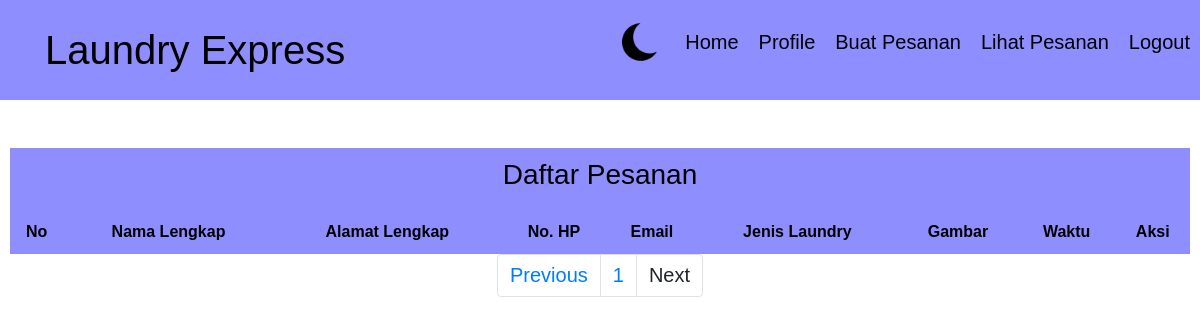
Page /tabel-pesanan.php?halaman=3 (signed in) on the earlier database version.
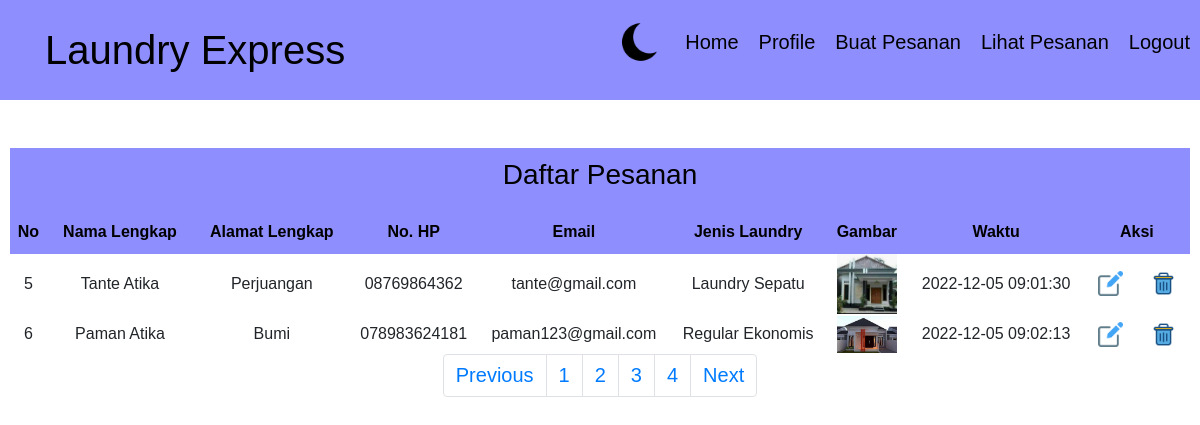
Same page on the later database version.
### tables this page shows
CREATE TABLE `gambar` (
  `id_gambar` int(11) NOT NULL,
  `id` int(11) NOT NULL,
  `nama_file` varchar(64) NOT NULL,
  `file` varchar(64) NOT NULL,
  `waktu` datetime NOT NULL
);

CREATE TABLE `laundry` (
  `id` int(11) NOT NULL,
  `id_user` int(11) NOT NULL,
  `nama` varchar(100) NOT NULL,
  `alamat` text NOT NULL,
  `telpon` varchar(25) NOT NULL,
  `email` varchar(100) NOT NULL,
  `jenis` varchar(100) NOT NULL
);

### tabel-pesanan.php (the view, shortened to what this page needs)
<?php
require "koneksi.php";
$id_user = $_SESSION['id_user'];
?>
<!DOCTYPE html>
<html lang="en">
<head>
    <link rel="stylesheet" href="css/styleData.css">
    <link rel="stylesheet" href="css/stylesheet.css">
    <link rel="stylesheet" href="css/styleSearch.css">
<link rel="stylesheet" type="text/css" href="https://cdnjs.cloudflare.com/ajax/libs/twitter-bootstrap/4.1.3/css/bootstrap.min.css">
</head>
<body>
    <div class="header">
        <div class="nama-header">Laundry Express</div>
        <div class="list-header">
            <ul>
                <li><button id="switch"><img src="images/night-mode.png" width="50px" height="50px"></button></li>
                <li><a href="http://localhost/PA_WEB/beranda.php" style="text-decoration: none;">Home</a></li>
                <li><a href="profile.php" style="text-decoration: none;">Profile</a></li>
                <li><a href="pesan.php" style="text-decoration: none;">Buat Pesanan</a></li>
                <li><a href="tabel-pesanan.php" style="text-decoration: none;">Lihat Pesanan</a></li>
                <li><a href="logout.php" style="text-decoration: none;">Logout</a></li>
            </ul>
        </div>
    </div>
    <br><br>
    <div class="tabel center" style="overflow-x: auto;">
        <table id="laundry" class="display" width="100%" cellspacing="0">
            <thead>
                <tr>
                    <th colspan="10" class="thead">
                        <h3 class="daftar">Daftar Pesanan</h3>
                    </th>
                </tr>
                <tr>
                    <th>No</th>
                    <th nowrap>Nama Lengkap</th>
                    <th>Alamat Lengkap</th>
                    <th>No. HP</th>
                    <th>Email</th>
                    <th>Jenis Laundry</th>
                    <th>Gambar</th>
                    <th>Waktu</th>
                    <th colspan="2">Aksi</th>
                </tr>
            </thead>
            <tbody>
                <?php
                $batas = 2;
                $halaman = isset($_GET['halaman'])?(int)$_GET['halaman'] : 1;
                $halaman_awal = ($halaman>1) ? ($halaman * $batas) - $batas : 0;
                $previous = $halaman - 1;
                $next = $halaman + 1;
                $data = mysqli_query($db, "SELECT * FROM laundry INNER JOIN gambar ON laundry.id=gambar.id WHERE id_user=$id_user" );
                $jumlah_data = mysqli_num_rows($data);
                $total_halaman = ceil($jumlah_data / $batas);
                $data_laundry = mysqli_query($db,"SELECT * FROM laundry INNER JOIN gambar ON laundry.id=gambar.id WHERE id_user=$id_user limit $halaman_awal, $batas");
                $nomor = $halaman_awal+1;
                while ($row = mysqli_fetch_assoc($data_laundry)) {
                ?>
                <tr>
                    <td><?= $nomor++ ?></td>
                    <td nowrap><?=$row['nama'];?></td>
                    <td><?=$row['alamat'];?></td>
                    <td><?=$row['telpon'];?></td>
                    <td><?=$row['email'];?></td>
                    <td><?=$row['jenis'];?></td>
                    <td><img src="gambar/<?=$row['file'];?>" width="60px" ></td>
                    <td><?=$row['waktu'];?></td>
                    <td class="edit">
                        <a href="edit.php?id=<?=$row['id']?>">
                            <img src="images/edit.png" width="25px" height="25px">
                        </a>
                    </td>
                    <td class="hapus">
                        <a href="hapus.php?id=<?=$row['id']?>" onclick="return confirm('Apakah Data akan dihapus')" >
                            <img src="images/trash-can.png" width="25px" height="25px">
                        </a>
                    </td>
                </tr>
                <?php
                }?>
            </tbody>
        </table>
		<nav>
			<ul class="pagination justify-content-center">
				<li class="page-item">
					<a class="page-link" <?php if($halaman > 1){ echo "href='?halaman=$previous'"; } ?>>Previous</a>
				</li>
				<?php
				for($x=1;$x<=$total_halaman;$x++){
					?>
					<li class="page-item"><a class="page-link" href="?halaman=<?php echo $x ?>"><?php echo $x; ?></a></li>
					<?php
				}
				?>
				<li class="page-item">
					<a  class="page-link" <?php if($halaman < $total_halaman) { echo "href='?halaman=$next'"; } ?>>Next</a>
				</li>
			</ul>
		</nav>
    </div>
</body>
</html>

### css/styleData.css (style rules this page uses)
* { margin: 0; padding: 0; font-family: 'Lucida Sans', 'Lucida Sans Regular', 'Lucida Grande', 'Lucida Sans Unicode', Geneva, Verdana, sans-serif; }
thead tr { background-color: rgb(142, 142, 255); color: black; }
th { padding: 10px 5px; }
td { height: 40px; }
table { width: 100%; }
table a { padding: 10px; border-radius: 5px; }
.tabel { margin: 0 10px; text-align: center; display: flex; flex-direction: column; }
.daftar { display: flex; justify-content: center; align-items: center; }

### css/stylesheet.css (style rules this page uses)
* { margin: 0; padding: 0; }
.header { background-color: rgb(142, 142, 255); color: black; height: 100px; display: flex; justify-content:space-between ; align-items: center; }
.header a { color: black; }
.nama-header { float: left; font-size: 40px; padding: 25px 45px; }
.list-header ul { display: flex; align-items: center; justify-content: flex-end; }
.list-header ul li { padding: 0 10px; }
.list-header a { color: black; }
body { font-family: 'Lucida Sans', 'Lucida Sans Regular', 'Lucida Grande', 'Lucida Sans Unicode', Geneva, Verdana, sans-serif; }
li { list-style: none; float :left; font-size: 20px; }
#switch { background-color: rgb(142, 142, 255); border: none; }

Differences in the rows shown:
added gambar: id.nama "Tante Atika", id.alamat "Perjuangan", id.telpon "08769864362", id.email "tante@gmail.com", id.jenis "Laundry Sepatu", file (picture), waktu "2022-12-05 09:01:30"
added gambar: id.nama "Paman Atika", id.alamat "Bumi", id.telpon "078983624181", id.email "paman123@gmail.com", id.jenis "Regular Ekonomis", file (picture), waktu "2022-12-05 09:02:13"
Other differences:
new list line: "2"
new list line: "3"
new list line: "4"
